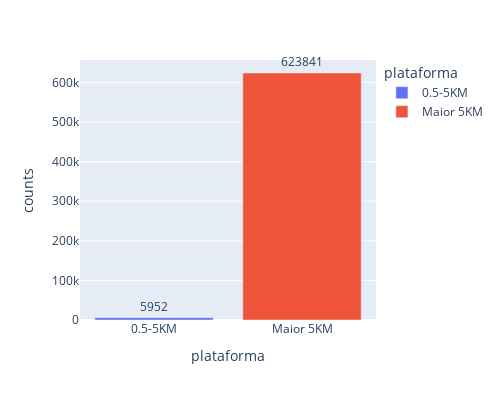

Notebook source saved alongside this figure:
### Code cell
fig = px.bar(dfDist_0a5KMP, 
             x='plataforma', 
             y='counts',
             color='plataforma',
             text_auto='Plataforma',
             height=400,
            width= 500)
fig.update_traces(textfont_size=12, 
                  textangle=0, 
                  textposition="outside", 
                  cliponaxis=False)
fig.show()

### Figure 1 — Plotly figure (JSON) as saved in the notebook; plotly's stock layout.template omitted (floating-point values rounded to 4 significant figures)
{"data": [{"alignmentgroup": "True", "cliponaxis": false, "hovertemplate": "plataforma=%{x}<br>counts=%{y}<extra></extra>", "legendgroup": "0.5-5KM", "marker": {"color": "#636efa", "pattern": {"shape": ""}}, "name": "0.5-5KM", "offsetgroup": "0.5-5KM", "orientation": "v", "showlegend": true, "textangle": 0, "textfont": {"size": 12}, "textposition": "outside", "texttemplate": "%{y:Plataforma}", "type": "bar", "x": ["0.5-5KM"], "xaxis": "x", "y": [5952], "yaxis": "y"}, {"alignmentgroup": "True", "cliponaxis": false, "hovertemplate": "plataforma=%{x}<br>counts=%{y}<extra></extra>", "legendgroup": "Maior 5KM", "marker": {"color": "#EF553B", "pattern": {"shape": ""}}, "name": "Maior 5KM", "offsetgroup": "Maior 5KM", "orientation": "v", "showlegend": true, "textangle": 0, "textfont": {"size": 12}, "textposition": "outside", "texttemplate": "%{y:Plataforma}", "type": "bar", "x": ["Maior 5KM"], "xaxis": "x", "y": [623841], "yaxis": "y"}], "layout": {"barmode": "relative", "height": 400, "legend": {"title": {"text": "plataforma"}, "tracegroupgap": 0}, "margin": {"t": 60}, "width": 500, "xaxis": {"anchor": "y", "categoryarray": ["0.5-5KM", "Maior 5KM"], "categoryorder": "array", "domain": [0, 1], "title": {"text": "plataforma"}}, "yaxis": {"anchor": "x", "domain": [0, 1], "title": {"text": "counts"}}}}
